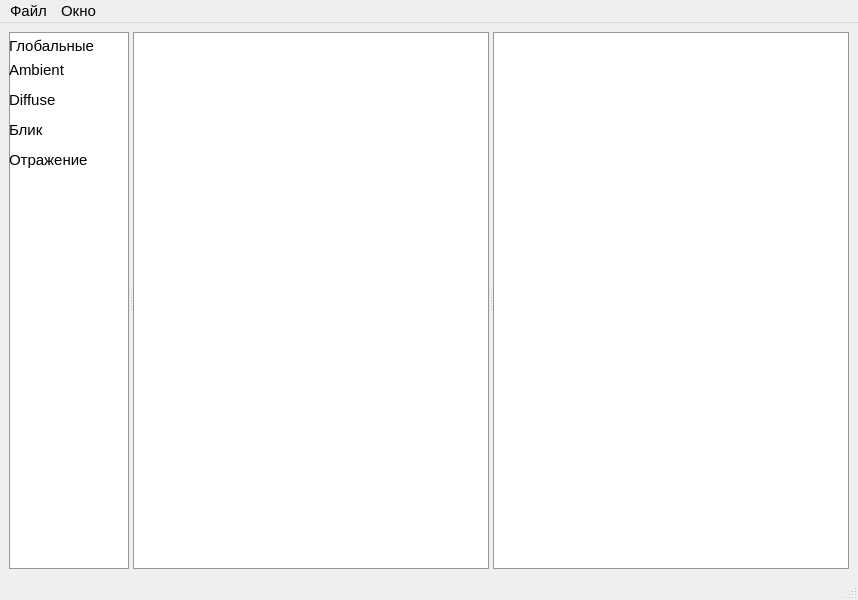
<?xml version="1.0" encoding="UTF-8"?>
<ui version="4.0">
 <class>MainWindow</class>
 <widget class="QMainWindow" name="MainWindow">
  <property name="geometry">
   <rect>
    <x>0</x>
    <y>0</y>
    <width>858</width>
    <height>600</height>
   </rect>
  </property>
  <property name="windowTitle">
   <string>MainWindow</string>
  </property>
  <widget class="QWidget" name="centralwidget">
   <layout class="QHBoxLayout" name="horizontalLayout">
    <item>
     <widget class="QSplitter" name="splitter">
      <property name="orientation">
       <enum>Qt::Horizontal</enum>
      </property>
      <widget class="QWidget" name="globalSettings" native="true">
       <property name="styleSheet">
        <string notr="true">#globalSettings {
	border: 1px solid rgb(150, 150, 150);
	background-color: white;
}

Volume {
	qproperty-fieldWidth: 60;
	qproperty-fieldHeight: 25;
}

QSpinBox {
	font-size: 11pt;
}</string>
       </property>
       <layout class="QVBoxLayout" name="verticalLayout">
        <property name="topMargin">
         <number>5</number>
        </property>
        <item>
         <widget class="QLabel" name="label">
          <property name="font">
           <font>
            <pointsize>11</pointsize>
           </font>
          </property>
          <property name="text">
           <string>Глобальные</string>
          </property>
          <property name="scaledContents">
           <bool>false</bool>
          </property>
         </widget>
        </item>
        <item>
         <widget class="QLabel" name="label_2">
          <property name="font">
           <font>
            <pointsize>11</pointsize>
           </font>
          </property>
          <property name="text">
           <string>Ambient</string>
          </property>
         </widget>
        </item>
        <item>
         <widget class="Volume" name="ambient" native="true"/>
        </item>
        <item>
         <widget class="QLabel" name="label_3">
          <property name="font">
           <font>
            <pointsize>11</pointsize>
           </font>
          </property>
          <property name="text">
           <string>Diffuse</string>
          </property>
         </widget>
        </item>
        <item>
         <widget class="Volume" name="diffuse" native="true"/>
        </item>
        <item>
         <widget class="QLabel" name="label_4">
          <property name="font">
           <font>
            <pointsize>11</pointsize>
           </font>
          </property>
          <property name="text">
           <string>Блик</string>
          </property>
         </widget>
        </item>
        <item>
         <widget class="Volume" name="specular" native="true"/>
        </item>
        <item>
         <widget class="QLabel" name="label_5">
          <property name="font">
           <font>
            <pointsize>11</pointsize>
           </font>
          </property>
          <property name="text">
           <string>Отражение</string>
          </property>
         </widget>
        </item>
        <item>
         <widget class="Volume" name="shininess" native="true"/>
        </item>
        <item>
         <spacer name="verticalSpacer">
          <property name="orientation">
           <enum>Qt::Vertical</enum>
          </property>
          <property name="sizeHint" stdset="0">
           <size>
            <width>20</width>
            <height>40</height>
           </size>
          </property>
         </spacer>
        </item>
       </layout>
      </widget>
      <widget class="EntityTree" name="entityTree">
       <property name="sizePolicy">
        <sizepolicy hsizetype="Preferred" vsizetype="Expanding">
         <horstretch>0</horstretch>
         <verstretch>0</verstretch>
        </sizepolicy>
       </property>
       <property name="font">
        <font>
         <pointsize>11</pointsize>
        </font>
       </property>
       <property name="styleSheet">
        <string notr="true">QHeaderView {
	font-size: 11pt;
}

/*QHeaderView::section {
	border: 1px solid rgb(150, 150, 150);
	background-color: white;
	color: white;
}*/

QTreeView {
	border: 1px solid rgb(150, 150, 150);
	background-color: white;
	/*color: white;
	gridline-color: rgba(255, 255, 255, 150);
	selection-background-color: transparent;
	selection-color: white;*/
}

/*QTreeView::item:selected {
	background-color: rgba(255, 255, 255, 40);
}*/</string>
       </property>
       <property name="frameShape">
        <enum>QFrame::NoFrame</enum>
       </property>
       <property name="editTriggers">
        <set>QAbstractItemView::NoEditTriggers</set>
       </property>
      </widget>
      <widget class="PropertyTree" name="properyTree">
       <property name="sizePolicy">
        <sizepolicy hsizetype="Preferred" vsizetype="Expanding">
         <horstretch>0</horstretch>
         <verstretch>0</verstretch>
        </sizepolicy>
       </property>
       <property name="font">
        <font>
         <pointsize>11</pointsize>
        </font>
       </property>
       <property name="styleSheet">
        <string notr="true">QHeaderView {
	font-size: 11pt;
}

QTreeView {
	border: 1px solid rgb(150, 150, 150);
	background-color: white;
}</string>
       </property>
       <property name="frameShape">
        <enum>QFrame::NoFrame</enum>
       </property>
       <property name="editTriggers">
        <set>QAbstractItemView::DoubleClicked|QAbstractItemView::EditKeyPressed</set>
       </property>
      </widget>
     </widget>
    </item>
   </layout>
  </widget>
  <widget class="QMenuBar" name="menubar">
   <property name="geometry">
    <rect>
     <x>0</x>
     <y>0</y>
     <width>858</width>
     <height>25</height>
    </rect>
   </property>
   <property name="font">
    <font>
     <pointsize>11</pointsize>
    </font>
   </property>
   <widget class="QMenu" name="file">
    <property name="font">
     <font>
      <pointsize>11</pointsize>
     </font>
    </property>
    <property name="title">
     <string>Файл</string>
    </property>
    <addaction name="open"/>
    <addaction name="saveAs"/>
   </widget>
   <widget class="QMenu" name="window">
    <property name="title">
     <string>Окно</string>
    </property>
    <addaction name="globalSettingsVisible"/>
    <addaction name="entityTreeVisible"/>
    <addaction name="propertyVision"/>
   </widget>
   <addaction name="file"/>
   <addaction name="window"/>
  </widget>
  <widget class="QStatusBar" name="statusbar"/>
  <action name="open">
   <property name="text">
    <string>Открыть</string>
   </property>
   <property name="font">
    <font>
     <pointsize>11</pointsize>
    </font>
   </property>
  </action>
  <action name="globalSettingsVisible">
   <property name="checkable">
    <bool>true</bool>
   </property>
   <property name="checked">
    <bool>true</bool>
   </property>
   <property name="text">
    <string>Глобальные настройки</string>
   </property>
   <property name="font">
    <font>
     <pointsize>11</pointsize>
    </font>
   </property>
  </action>
  <action name="entityTreeVisible">
   <property name="checkable">
    <bool>true</bool>
   </property>
   <property name="checked">
    <bool>true</bool>
   </property>
   <property name="text">
    <string>Древо сущностей</string>
   </property>
   <property name="font">
    <font>
     <pointsize>11</pointsize>
    </font>
   </property>
  </action>
  <action name="propertyVision">
   <property name="checkable">
    <bool>true</bool>
   </property>
   <property name="checked">
    <bool>true</bool>
   </property>
   <property name="text">
    <string>Свойства</string>
   </property>
   <property name="font">
    <font>
     <pointsize>11</pointsize>
    </font>
   </property>
  </action>
  <action name="saveAs">
   <property name="text">
    <string>Сохранить как</string>
   </property>
  </action>
 </widget>
 <customwidgets>
  <customwidget>
   <class>Volume</class>
   <extends>QWidget</extends>
   <header>../QtExtras/volume.h</header>
   <container>1</container>
  </customwidget>
  <customwidget>
   <class>PropertyTree</class>
   <extends>QTreeView</extends>
   <header>propertytree.h</header>
  </customwidget>
  <customwidget>
   <class>EntityTree</class>
   <extends>QTreeView</extends>
   <header>entitytree.h</header>
  </customwidget>
 </customwidgets>
 <resources/>
 <connections/>
</ui>
